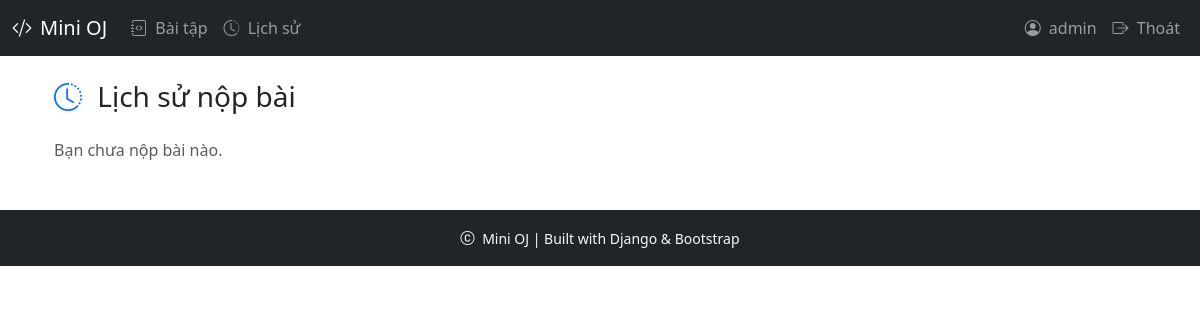
The page /submissions/ (signed in) on the database as committed earlier.
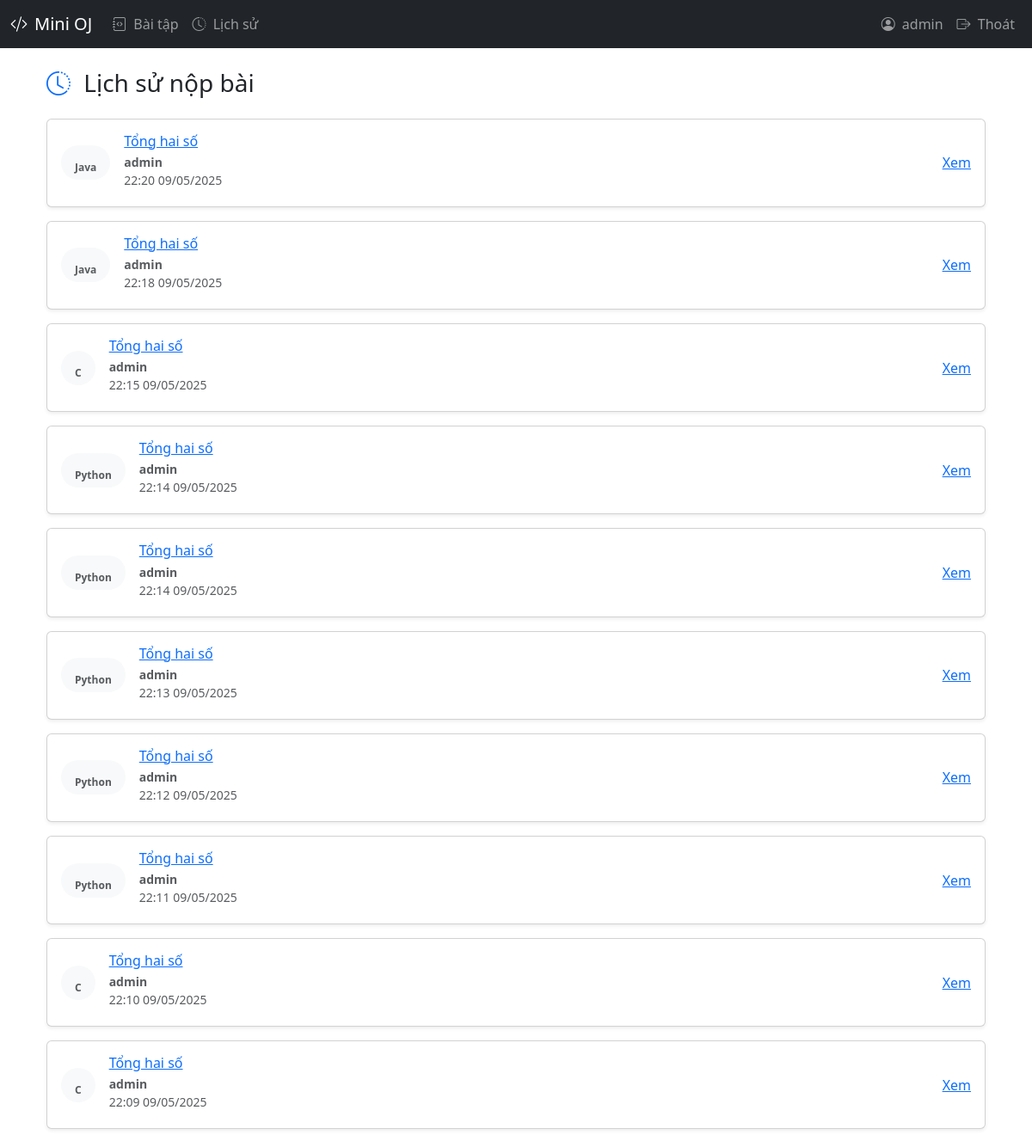
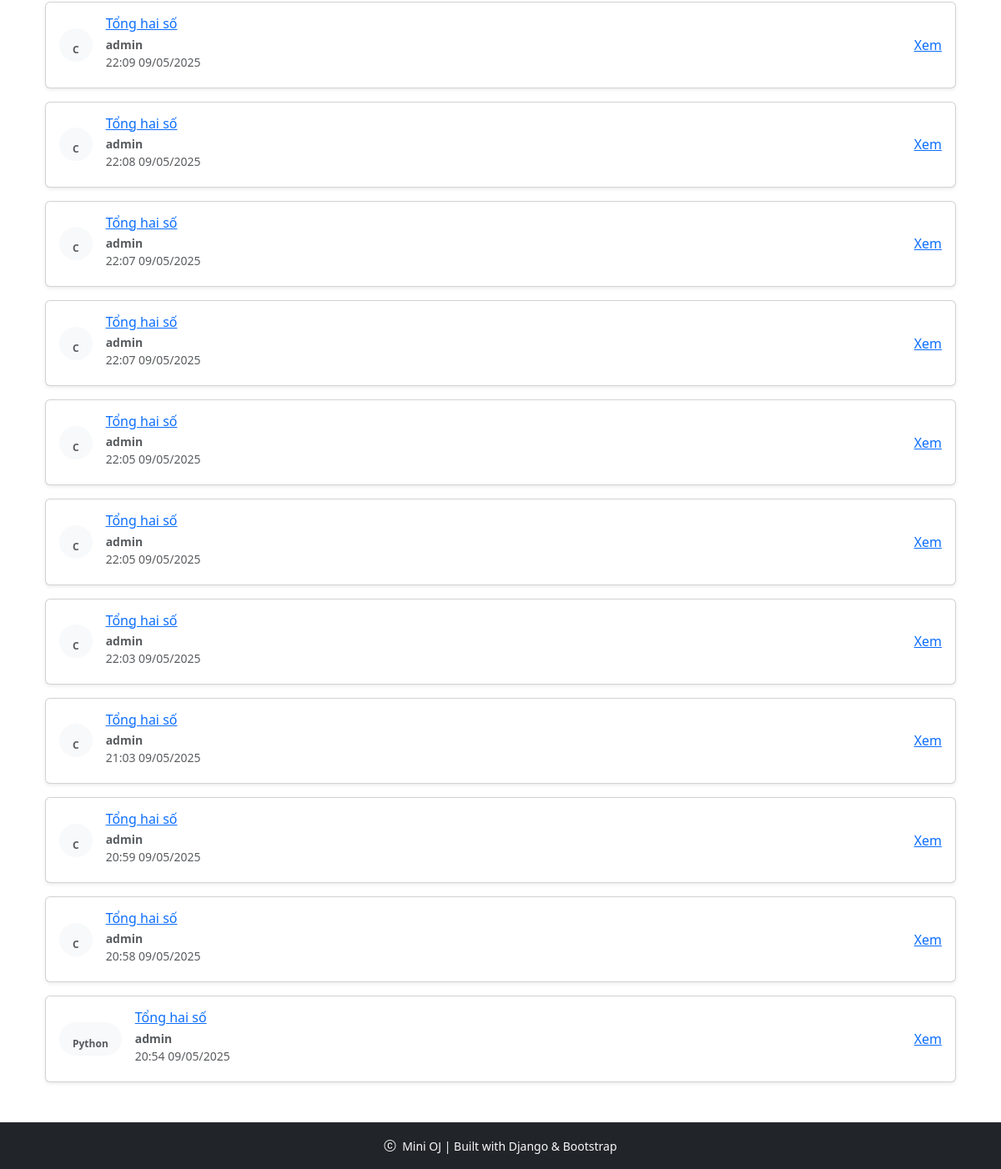
The same page on the database as committed later (2 pictures, top to bottom).
### judge/models.py (models this page shows, shortened)
class Submission(models.Model):
    user = models.ForeignKey(User, on_delete=models.CASCADE)
    problem = models.ForeignKey(Problem, on_delete=models.CASCADE)
    code = models.TextField()
    language = models.ForeignKey(Language, on_delete=models.SET_NULL, null=True)
    submitted_at = models.DateTimeField(auto_now_add=True)
    status = models.CharField(
        max_length=20,
        choices= [
            ('PENDING', 'Pending'),
            ('SUBMITTED', 'Submitted'),
            ('COMPILE_ERROR', 'Compilation Error'),
            ('SYSTEM_ERROR', 'System Error'),
        ], default='PENDING')

class Language(models.Model):
    code = models.CharField(max_length=10, unique=True)
    mode = models.CharField(max_length=30)
    name = models.CharField(max_length=50)

class Problem(models.Model):
    title = models.CharField(max_length=255)
    description = models.TextField(255)
    content = models.TextField()
    input_format = models.TextField()
    output_format = models.TextField()
    time_limit = models.FloatField(default=1.0, help_text="Second")
    memory_limit = models.IntegerField(default=256, help_text="MB")
    languages = models.ManyToManyField(Language)

### judge/views.py (the view)
# urls.py: path('submissions/', views.submissions, name='submissions'),
def submissions(request):
    submissions = Submission.objects.filter(user=request.user).order_by('-submitted_at')
    return render(request, 'judge/submissions.html', {'submissions': submissions})

### judge/templates/judge/submissions.html (shortened to what this page needs)
{% extends "judge/site_base.html" %}
{% block content %}
<div class="container mt-4">
  <h3 class="mb-4">
    <i class="bi bi-clock-history me-2 text-primary"></i>
    Lịch sử nộp bài
  </h3>
  {% if submissions %}
    <div class="row gy-3">
      {% for sub in submissions %}
        <div class="col-12">
          <div class="card border-1 shadow-sm">
            <div class="card-body d-flex justify-content-start align-items-center gap-3">
              <span class="badge px-3 py-2 rounded-pill fw-bold text-dark
                {% if sub.verdict == 'ACCEPTED' %}bg-success bg-opacity-25
                {% elif sub.verdict == 'WRONG_ANSWER' %}bg-danger bg-opacity-25
                {% elif sub.verdict == 'TLE' %}bg-warning bg-opacity-25
                {% elif sub.verdict == 'MLE' %}bg-warning bg-opacity-25
                {% elif sub.verdict == 'RUNTIME_ERROR' %}bg-info bg-opacity-25
                {% elif sub.verdict == 'COMPILE_ERROR' %}bg-secondary bg-opacity-25
                {% elif sub.verdict == 'PENDING' %}bg-light text-muted
                {% elif sub.verdict == 'SYSTEM_ERROR' %}bg-dark bg-opacity-25 text-light
                {% else %}bg-light text-muted
                {% endif %}
              ">
                  <br>
                  {{ sub.language.name }}
              </span>
              <div class="flex-grow-1">
                <h6 class="card-title mb-1"><a href="{% url 'problem' sub.problem.id %}">{{ sub.problem.title }}</a></h6>
                <p class="mb-1 text-muted small">
                  <strong>{{ sub.user.username }}</strong><br>
                  {{ sub.submitted_at|date:"H:i d/m/Y" }}
                </p>
              </div>
              {% if sub.user == request.user or request.user.is_superuser %}
                <div>
                  <a href="{% url 'submission' sub.id %}">
                      Xem
                  </a>
                </div>
              {% endif %}
            </div>
          </div>
        </div>
      {% endfor %}
    </div>
  {% else %}
    <p class="text-muted">Bạn chưa nộp bài nào.</p>
  {% endif %}
</div>
{% endblock %}

### judge/templates/judge/site_base.html (shortened to what this page needs)
<!DOCTYPE html>
<html lang="vi">
<head>
  <link href="https://cdn.jsdelivr.net/npm/bootstrap@5.3.3/dist/css/bootstrap.min.css" rel="stylesheet">
  <link href="https://cdn.jsdelivr.net/npm/bootstrap-icons@1.11.3/font/bootstrap-icons.css" rel="stylesheet">
</head>
<body>
<nav class="navbar navbar-expand-lg navbar-dark bg-dark">
  <div class="container-fluid">
    <a class="navbar-brand d-flex align-items-center" href="/">
      <i class="bi bi-code-slash me-2"></i> Mini OJ
    </a>
    <div class="collapse navbar-collapse" id="mainNavbar">
      <ul class="navbar-nav me-auto">
        <li class="nav-item">
          <a class="nav-link" href="{% url 'problems' %}">
            <i class="bi bi-journal-code me-1"></i> Bài tập
          </a>
        </li>
        <li class="nav-item">
          <a class="nav-link" href="{% url 'submissions' %}">
            <i class="bi bi-clock-history me-1"></i> Lịch sử
          </a>
        </li>
      </ul>
      <ul class="navbar-nav ms-auto">
        {% if user.is_authenticated %}
        <li class="nav-item">
          <a class="nav-link" href="#">
            <i class="bi bi-person-circle me-1"></i> {{ user.username }}
          </a>
        </li>
        <li class="nav-item">
          <a class="nav-link" href="{% url 'logout' %}">
            <i class="bi bi-box-arrow-right me-1"></i> Thoát
          </a>
        </li>
        {% endif %}
      </ul>
    </div>
  </div>
</nav>
<div class="container mt-4">
    {% block content %}{% endblock %}
</div>
<footer class="bg-dark text-light text-center py-3 mt-5">
  <small>
    <i class="bi bi-c-circle me-1"></i> {{ now|date:"Y" }} Mini OJ | Built with Django & Bootstrap
  </small>
</footer>
</body>
</html>

Rows that differ between the two databases and show on the page:
added Submission: language.name "Java", problem "Tổng hai số", user.username "admin", submitted_at "22:20 09/05/2025", shows "Xem"
added Submission: language.name "Java", problem "Tổng hai số", user.username "admin", submitted_at "22:18 09/05/2025", shows "Xem"
added Submission: language.name "C", problem "Tổng hai số", user.username "admin", submitted_at "22:15 09/05/2025", shows "Xem"
added Submission: language.name "Python", problem "Tổng hai số", user.username "admin", submitted_at "22:14 09/05/2025", shows "Xem"
added Submission: language.name "Python", problem "Tổng hai số", user.username "admin", submitted_at "22:14 09/05/2025", shows "Xem"
added Submission: language.name "Python", problem "Tổng hai số", user.username "admin", submitted_at "22:13 09/05/2025", shows "Xem"
added Submission: language.name "Python", problem "Tổng hai số", user.username "admin", submitted_at "22:12 09/05/2025", shows "Xem"
added Submission: language.name "Python", problem "Tổng hai số", user.username "admin", submitted_at "22:11 09/05/2025", shows "Xem"
added Submission: language.name "C", problem "Tổng hai số", user.username "admin", submitted_at "22:10 09/05/2025", shows "Xem"
added Submission: language.name "C", problem "Tổng hai số", user.username "admin", submitted_at "22:09 09/05/2025", shows "Xem"
added Submission: language.name "C", problem "Tổng hai số", user.username "admin", submitted_at "22:09 09/05/2025", shows "Xem"
added Submission: language.name "C", problem "Tổng hai số", user.username "admin", submitted_at "22:08 09/05/2025", shows "Xem"
added Submission: language.name "C", problem "Tổng hai số", user.username "admin", submitted_at "22:07 09/05/2025", shows "Xem"
added Submission: language.name "C", problem "Tổng hai số", user.username "admin", submitted_at "22:07 09/05/2025", shows "Xem"
added Submission: language.name "C", problem "Tổng hai số", user.username "admin", submitted_at "22:05 09/05/2025", shows "Xem"
added Submission: language.name "C", problem "Tổng hai số", user.username "admin", submitted_at "22:05 09/05/2025", shows "Xem"
added Submission: language.name "C", problem "Tổng hai số", user.username "admin", submitted_at "22:03 09/05/2025", shows "Xem"
added Submission: language.name "C", problem "Tổng hai số", user.username "admin", submitted_at "21:03 09/05/2025", shows "Xem"
added Submission: language.name "C", problem "Tổng hai số", user.username "admin", submitted_at "20:59 09/05/2025", shows "Xem"
added Submission: language.name "C", problem "Tổng hai số", user.username "admin", submitted_at "20:58 09/05/2025", shows "Xem"
added Submission: language.name "Python", problem "Tổng hai số", user.username "admin", submitted_at "20:54 09/05/2025", shows "Xem"
Other text that changed with them:
text no longer shown: "Bạn chưa nộp bài nào."
